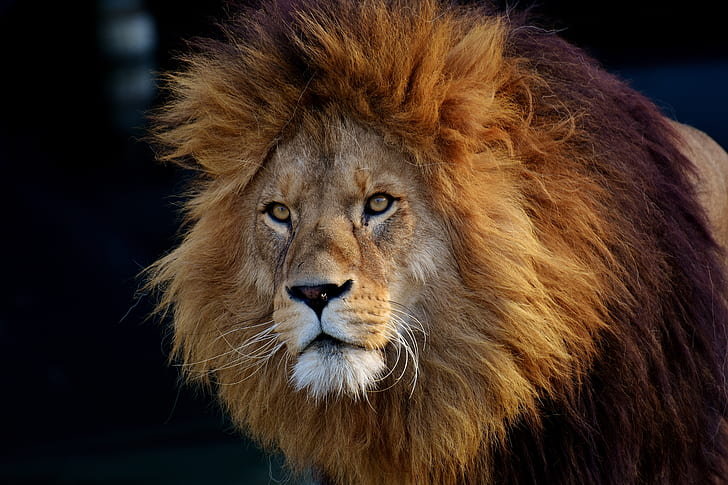
%> input picture Image Division/images/lion.jpg, 728 x 485 px
$ octave ImageDivision.m   (GNU Octave 9; MATLAB toolbox functions it lacks are replaced by stand-ins)
%> lines starting %> are read from the running program, lines starting %| are printed output that depends on the picture
clc
clear all
close all

% read first image
img1 = imread('images/lion.jpg');
%> img1 is the input picture: size 485x728x3 uint8; mean R, G, B 65.3, 46.5, 33.9

% display first image with figure no. 1
figure(1), imshow(img1);

% read second image
img2 = imread('images/tiger.jpg');
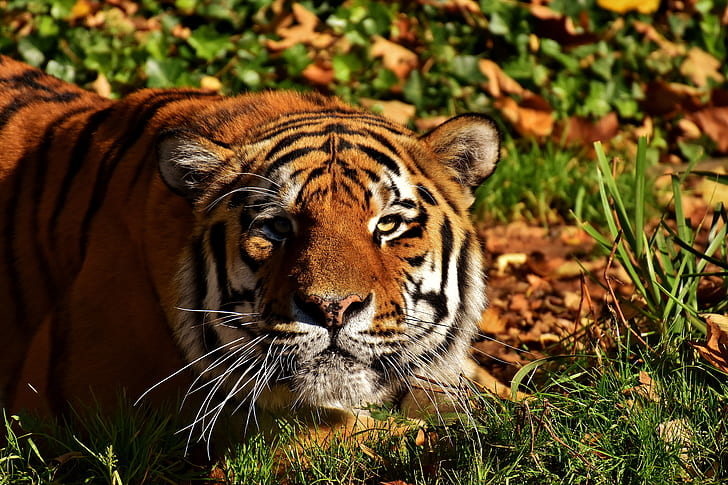
%> input picture Image Division/images/tiger.jpg, 728 x 485 px
%> img2 is the input picture: size 485x728x3 uint8; mean R, G, B 91.1, 70.5, 32

% display first image with figure no. 2
figure(2), imshow(img2);

% divided image img1 by img2
% image length must be same
img3 = imdivide(img1, img2);
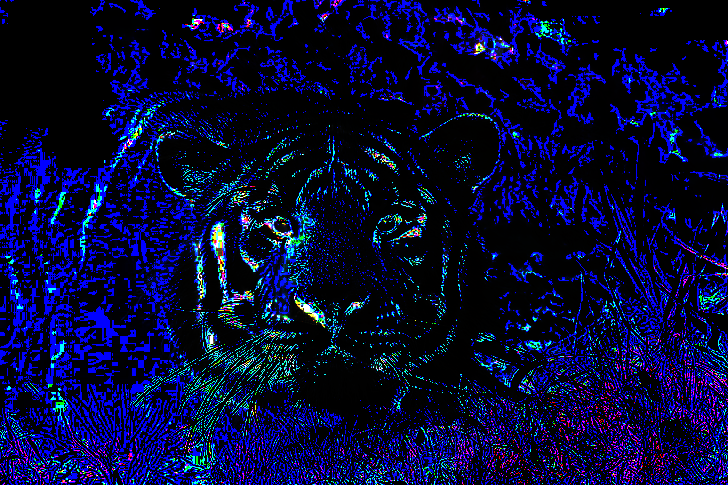
%> img3: size 485x728x3 uint8; mean R, G, B 5, 9.3, 54.6

% display after division
figure(3), imshow(img3);

% plot the images
figure(4);
subplot(2,2,1); imshow(img1);
subplot(2,2,2); imshow(img2);
subplot(2,2,3); imshow(img3);
